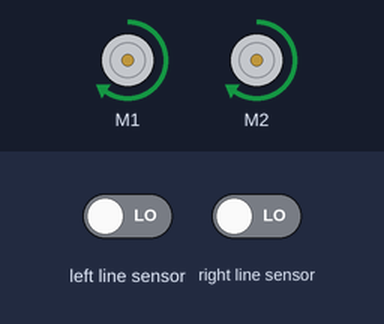
A program run on a simulated BBC micro:bit (MakeCode). Parts: 2 × DC motor (green arrow = forward, orange = backward, longer = faster). The test bench sets the inputs (shaded band); at power-on: left line sensor LOW, right line sensor LOW.

Above: at 1.2 s.
1.3 s: left line sensor driven HIGH
At 1.9 s:
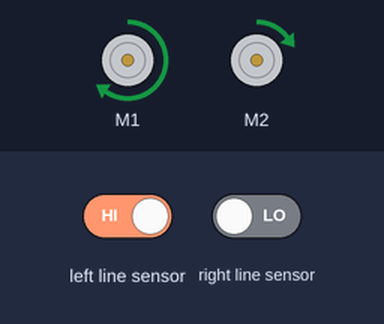
2.8 s: left line sensor driven LOW
At 4.0 s:
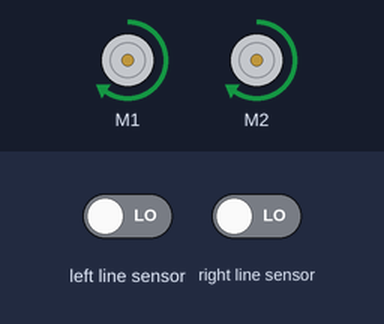
4.3 s: right line sensor driven HIGH
At 5.5 s:
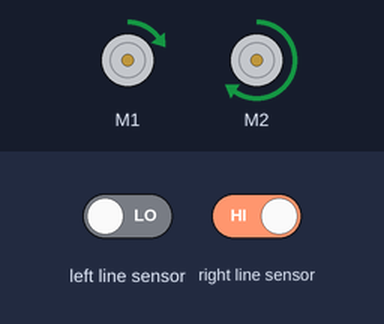
5.8 s: right line sensor driven LOW
At 6.1 s:
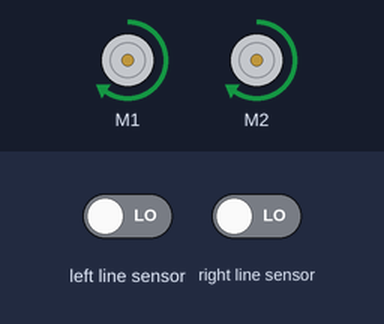
Timing chart, 0 to 8.3 s (numbered marks = the images above; inputs shaded):
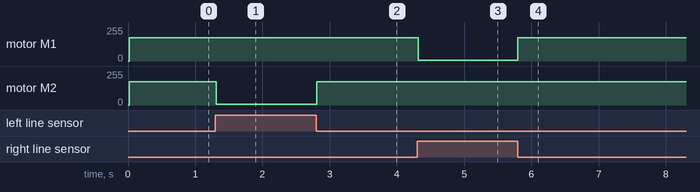

The program:

main.ts
```typescript
basic.forever(function () {
    if (maqueen.readPatrol(maqueen.Patrol.PatrolLeft) == 0 && maqueen.readPatrol(maqueen.Patrol.PatrolRight) == 0) {
        maqueen.motorRun(maqueen.Motors.All, maqueen.Dir.CW, 175)
    } else if (maqueen.readPatrol(maqueen.Patrol.PatrolLeft) == 1 && maqueen.readPatrol(maqueen.Patrol.PatrolRight) == 0) {
        maqueen.motorRun(maqueen.Motors.M1, maqueen.Dir.CW, 175)
        maqueen.motorRun(maqueen.Motors.M2, maqueen.Dir.CW, 5)
    } else if (maqueen.readPatrol(maqueen.Patrol.PatrolLeft) == 0 && maqueen.readPatrol(maqueen.Patrol.PatrolRight) == 1) {
        maqueen.motorRun(maqueen.Motors.M2, maqueen.Dir.CW, 175)
        maqueen.motorRun(maqueen.Motors.M1, maqueen.Dir.CW, 5)
    }
})
```

test.ts
```typescript
// aquí va el archivo "tests"; esto no se compilará cuando este paquete se utilice como una extensión.
```

Measured:
- after the input at 1.3 s, motor M2: forward 175/255 → forward 5/255 at once
- after the input at 2.8 s, motor M2: forward 5/255 → forward 175/255 at once
- after the input at 4.3 s, motor M1: forward 175/255 → forward 5/255 at once
- after the input at 5.8 s, motor M1: forward 5/255 → forward 175/255 at once
